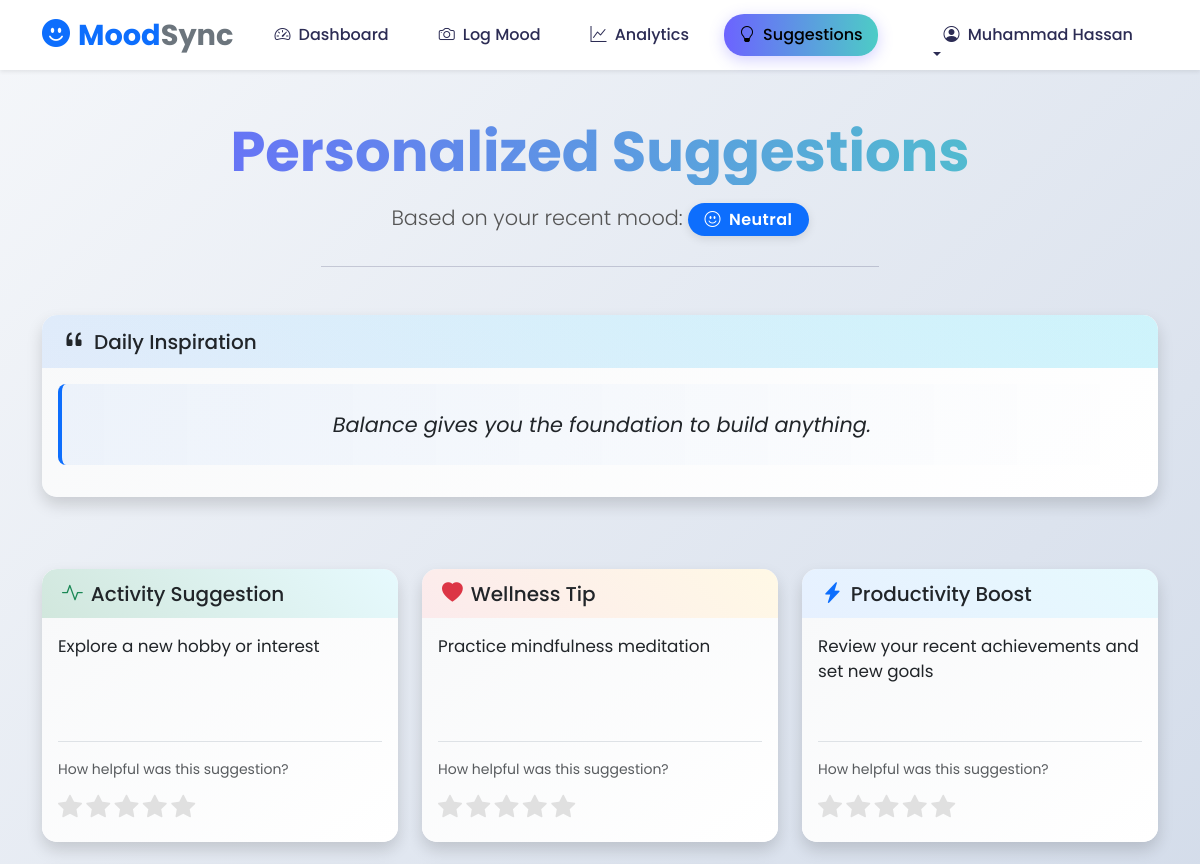
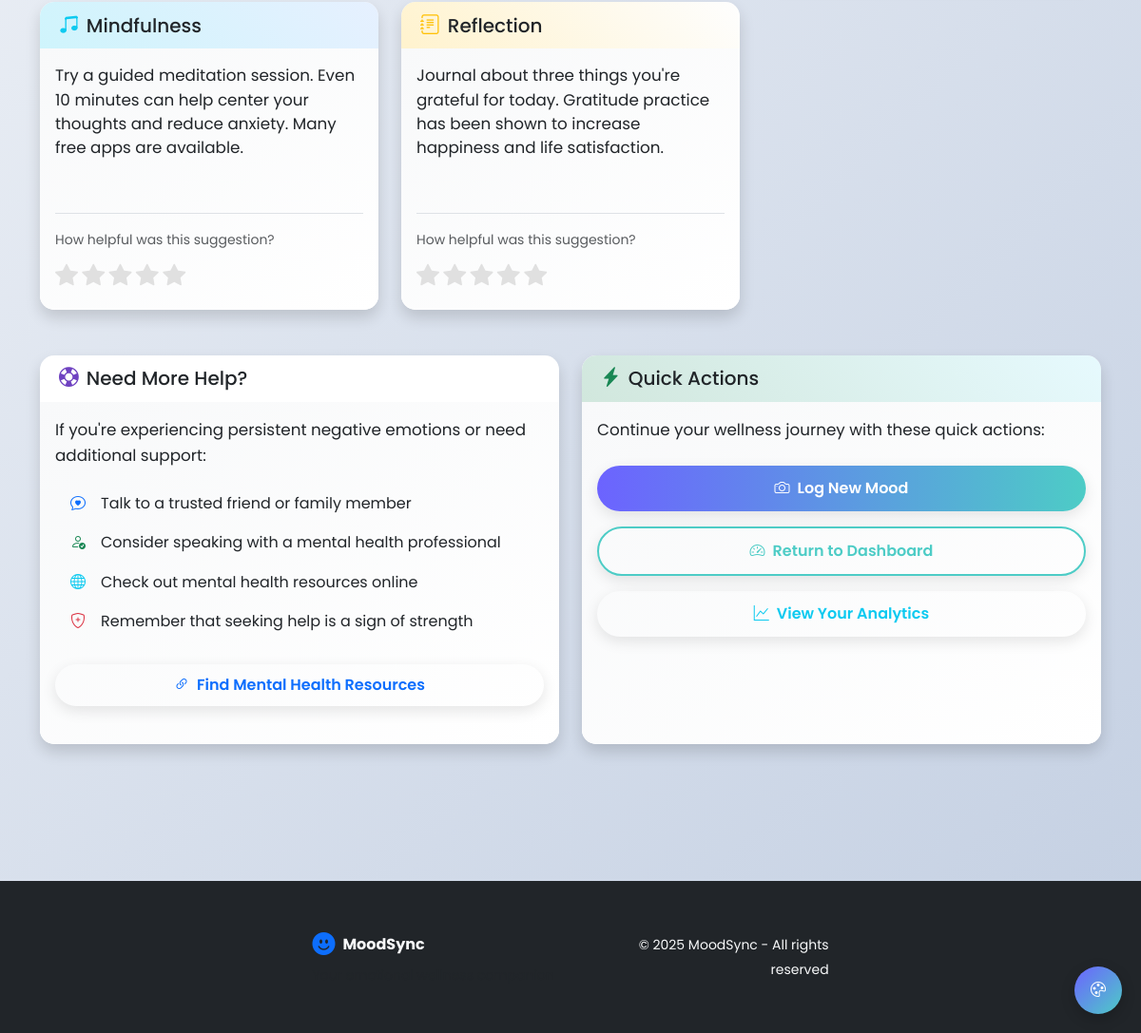
The page /suggestions (signed in) on the database its author committed (2 pictures, top to bottom).
### tables this page shows
CREATE TABLE moods (
                    id INTEGER PRIMARY KEY AUTOINCREMENT,
                    user_id INTEGER DEFAULT 1,
                    detected_emotion VARCHAR(50),
                    confidence_score FLOAT,
                    manual_mood VARCHAR(50),
                    intensity INTEGER,
                    notes TEXT,
                    context VARCHAR(100),
                    image_path VARCHAR(255),
                    timestamp TIMESTAMP DEFAULT CURRENT_TIMESTAMP,
                    FOREIGN KEY (user_id) REFERENCES users (id)
                );

### app.py (the view)
@app.route('/suggestions')
@login_required
def suggestions():
    user_id = session.get('user_id')
    recent_moods = db_manager.get_mood_history(user_id=user_id, limit=1)
    if not recent_moods:
        flash('Please log your mood first to get suggestions', 'info')
        return redirect(url_for('mood_logger'))
    recent_mood = recent_moods[0]
    emotion = recent_mood['detected_emotion']
    suggestions = suggestion_engine.get_suggestions(emotion)
    quote = suggestion_engine.get_personalized_quote(emotion)
    return render_template('suggestions.html',
                          emotion=emotion,
                          suggestions=suggestions,
                          quote=quote)

### templates/suggestions.html (shortened to what this page needs)
{% extends "base.html" %}
{% block content %}
    <div class="container py-5">
        <div class="row mb-4 fade-in">
            <div class="col text-center">
                <h1 class="display-4 mb-3">Personalized Suggestions</h1>
                <p class="lead">Based on your recent mood:
                    <span class="badge bg-primary px-3 py-2" style="font-size: 1rem; box-shadow: 0 3px 10px rgba(0,0,0,0.1);">
                        <i class="bi bi-emoji-smile me-2"></i>{{ emotion|title }}
                    </span>
                </p>
                <hr class="my-4 w-50 mx-auto" style="opacity: 0.2;">
            </div>
        </div>
        <div class="row mb-5">
            <div class="col-12">
                <div class="card shadow slide-up" style="animation-delay: 0.1s; border-radius: 15px; background: linear-gradient(145deg, #f8f9fa, #ffffff);">
                    <div class="card-header" style="background: linear-gradient(45deg, rgba(var(--bs-primary-rgb), 0.1), rgba(var(--bs-info-rgb), 0.2)); border-radius: 15px 15px 0 0;">
                        <h5 class="mb-0 d-flex align-items-center">
                            <i class="bi bi-quote me-2" style="font-size: 1.5rem;"></i>
                            <span>Daily Inspiration</span>
                        </h5>
                    </div>
                    <div class="card-body">
                        <blockquote class="blockquote text-center pulse">
                            <p style="font-size: 1.3rem; line-height: 1.6;">{{ quote }}</p>
                        </blockquote>
                    </div>
                </div>
            </div>
        </div>
        <div class="row mb-4">
            {% for suggestion in suggestions %}
            <div class="col-lg-4 col-md-6 mb-4">
                <div class="card shadow h-100 slide-up" style="animation-delay: {{ loop.index * 0.1 }}s; border-radius: 15px; border: none; overflow: hidden;">
                    <div class="card-header" style="background: linear-gradient(45deg,
                        {% if suggestion.type == 'activities' %}
                            rgba(var(--bs-success-rgb), 0.2), rgba(var(--bs-info-rgb), 0.1)
                        {% elif suggestion.type == 'wellness' %}
                            rgba(var(--bs-danger-rgb), 0.1), rgba(var(--bs-warning-rgb), 0.1)
                        {% elif suggestion.type == 'productivity' %}
                            rgba(var(--bs-primary-rgb), 0.1), rgba(var(--bs-info-rgb), 0.1)
                        {% elif suggestion.type == 'social' %}
                            rgba(var(--bs-purple-rgb), 0.1), rgba(var(--bs-info-rgb), 0.1)
                        {% else %}
                            rgba(var(--bs-secondary-rgb), 0.1), rgba(var(--bs-light-rgb), 0.2)
                        {% endif %}
                    ); border-radius: 15px 15px 0 0;">
                        <h5 class="mb-0 d-flex align-items-center">
                            {% if suggestion.type == 'activities' %}
                            <i class="bi bi-activity me-2" style="font-size: 1.3rem; color: var(--bs-success);"></i>Activity Suggestion
                            {% elif suggestion.type == 'wellness' %}
                            <i class="bi bi-heart-fill me-2" style="font-size: 1.3rem; color: var(--bs-danger);"></i>Wellness Tip
                            {% elif suggestion.type == 'productivity' %}
                            <i class="bi bi-lightning-charge-fill me-2" style="font-size: 1.3rem; color: var(--bs-primary);"></i>Productivity Boost
                            {% elif suggestion.type == 'social' %}
                            <i class="bi bi-people-fill me-2" style="font-size: 1.3rem; color: var(--bs-purple);"></i>Social Connection
                            {% else %}
                            <i class="bi bi-lightbulb-fill me-2" style="font-size: 1.3rem; color: var(--bs-warning);"></i>Suggestion
                            {% endif %}
                        </h5>
                    </div>
                    <div class="card-body d-flex flex-column" style="background: linear-gradient(145deg, #f8f9fa, #ffffff);">
                        <p class="card-text flex-grow-1" style="font-size: 1.05rem; line-height: 1.5;">{{ suggestion.content }}</p>
                        <div class="mt-3 pt-3 border-top">
                            <p class="text-muted small mb-2">How helpful was this suggestion?</p>
                            <div class="rating" data-suggestion-id="{{ suggestion.id|default(loop.index) }}">
                                <i class="bi bi-star-fill rating-star" data-rating="1" style="color: #e0e0e0;"></i>
                                <i class="bi bi-star-fill rating-star" data-rating="2" style="color: #e0e0e0;"></i>
                                <i class="bi bi-star-fill rating-star" data-rating="3" style="color: #e0e0e0;"></i>
                                <i class="bi bi-star-fill rating-star" data-rating="4" style="color: #e0e0e0;"></i>
                                <i class="bi bi-star-fill rating-star" data-rating="5" style="color: #e0e0e0;"></i>
                            </div>
                        </div>
                    </div>
                </div>
            </div>
            {% endfor %}
            <div class="col-lg-4 col-md-6 mb-4">
                <div class="card shadow h-100 slide-up" style="animation-delay: 0.5s; border-radius: 15px; border: none; overflow: hidden;">
                    <div class="card-header" style="background: linear-gradient(45deg, rgba(var(--bs-info-rgb), 0.2), rgba(var(--bs-primary-rgb), 0.1)); border-radius: 15px 15px 0 0;">
                        <h5 class="mb-0 d-flex align-items-center">
                            <i class="bi bi-music-note-beamed me-2" style="font-size: 1.3rem; color: var(--bs-info);"></i>
                            <span>Mindfulness</span>
                        </h5>
                    </div>
                    <div class="card-body d-flex flex-column" style="background: linear-gradient(145deg, #f8f9fa, #ffffff);">
                        <p class="card-text flex-grow-1" style="font-size: 1.05rem; line-height: 1.5;">Try a guided meditation session. Even 10 minutes can help center your thoughts and reduce anxiety. Many free apps are available.</p>
                        <div class="mt-3 pt-3 border-top">
                            <p class="text-muted small mb-2">How helpful was this suggestion?</p>
                            <div class="rating" data-suggestion-id="5">
                                <i class="bi bi-star-fill rating-star" data-rating="1" style="color: #e0e0e0;"></i>
                                <i class="bi bi-star-fill rating-star" data-rating="2" style="color: #e0e0e0;"></i>
                                <i class="bi bi-star-fill rating-star" data-rating="3" style="color: #e0e0e0;"></i>
                                <i class="bi bi-star-fill rating-star" data-rating="4" style="color: #e0e0e0;"></i>
                                <i class="bi bi-star-fill rating-star" data-rating="5" style="color: #e0e0e0;"></i>
                            </div>
                        </div>
                    </div>
                </div>
            </div>
            <div class="col-lg-4 col-md-6 mb-4">
                <div class="card shadow h-100 slide-up" style="animation-delay: 0.6s; border-radius: 15px; border: none; overflow: hidden;">
                    <div class="card-header" style="background: linear-gradient(45deg, rgba(var(--bs-warning-rgb), 0.2), rgba(var(--bs-light-rgb), 0.2)); border-radius: 15px 15px 0 0;">
                        <h5 class="mb-0 d-flex align-items-center">
                            <i class="bi bi-journal-text me-2" style="font-size: 1.3rem; color: var(--bs-warning);"></i>
                            <span>Reflection</span>
                        </h5>
                    </div>
                    <div class="card-body d-flex flex-column" style="background: linear-gradient(145deg, #f8f9fa, #ffffff);">
                        <p class="card-text flex-grow-1" style="font-size: 1.05rem; line-height: 1.5;">Journal about three things you're grateful for today. Gratitude practice has been shown to increase happiness and life satisfaction.</p>
                        <div class="mt-3 pt-3 border-top">
                            <p class="text-muted small mb-2">How helpful was this suggestion?</p>
                            <div class="rating" data-suggestion-id="6">
                                <i class="bi bi-star-fill rating-star" data-rating="1" style="color: #e0e0e0;"></i>
                                <i class="bi bi-star-fill rating-star" data-rating="2" style="color: #e0e0e0;"></i>
                                <i class="bi bi-star-fill rating-star" data-rating="3" style="color: #e0e0e0;"></i>
                                <i class="bi bi-star-fill rating-star" data-rating="4" style="color: #e0e0e0;"></i>
                                <i class="bi bi-star-fill rating-star" data-rating="5" style="color: #e0e0e0;"></i>
                            </div>
                        </div>
                    </div>
                </div>
            </div>
        </div>
        <div class="row mb-5">
            <div class="col-md-6">
                <div class="card shadow h-100 slide-up" style="animation-delay: 0.7s; border-radius: 15px; border: none; overflow: hidden;">
                    <div class="card-header" style="background: linear-gradient(45deg, rgba(var(--bs-purple-rgb), 0.2), rgba(var(--bs-info-rgb), 0.1)); border-radius: 15px 15px 0 0;">
                        <h5 class="mb-0 d-flex align-items-center">
                            <i class="bi bi-life-preserver me-2" style="font-size: 1.3rem; color: var(--bs-purple);"></i>
                            <span>Need More Help?</span>
                        </h5>
                    </div>
                    <div class="card-body" style="background: linear-gradient(145deg, #f8f9fa, #ffffff);">
                        <p class="mb-3" style="font-size: 1.05rem;">If you're experiencing persistent negative emotions or need additional support:</p>
                        <ul class="list-group list-group-flush mb-4">
                            <li class="list-group-item bg-transparent border-0 d-flex align-items-center">
                                <i class="bi bi-chat-heart me-3 text-primary"></i>
                                <span>Talk to a trusted friend or family member</span>
                            </li>
                            <li class="list-group-item bg-transparent border-0 d-flex align-items-center">
                                <i class="bi bi-person-check me-3 text-success"></i>
                                <span>Consider speaking with a mental health professional</span>
                            </li>
                            <li class="list-group-item bg-transparent border-0 d-flex align-items-center">
                                <i class="bi bi-globe me-3 text-info"></i>
                                <span>Check out mental health resources online</span>
                            </li>
                            <li class="list-group-item bg-transparent border-0 d-flex align-items-center">
                                <i class="bi bi-shield-plus me-3 text-danger"></i>
                                <span>Remember that seeking help is a sign of strength</span>
                            </li>
                        </ul>
                        <div class="d-grid gap-2">
                            <a href="https://www.nimh.nih.gov/health/find-help" class="btn btn-outline-primary" target="_blank" style="border-radius: 50px; padding: 10px 20px;">
                                <i class="bi bi-link-45deg me-2"></i>Find Mental Health Resources
                            </a>
                        </div>
                    </div>
                </div>
            </div>
            <div class="col-md-6">
                <div class="card shadow h-100 slide-up" style="animation-delay: 0.8s; border-radius: 15px; border: none; overflow: hidden;">
                    <div class="card-header" style="background: linear-gradient(45deg, rgba(var(--bs-success-rgb), 0.2), rgba(var(--bs-info-rgb), 0.1)); border-radius: 15px 15px 0 0;">
                        <h5 class="mb-0 d-flex align-items-center">
                            <i class="bi bi-lightning-charge-fill me-2" style="font-size: 1.3rem; color: var(--bs-success);"></i>
                            <span>Quick Actions</span>
                        </h5>
                    </div>
                    <div class="card-body" style="background: linear-gradient(145deg, #f8f9fa, #ffffff);">
                        <p class="mb-4" style="font-size: 1.05rem;">Continue your wellness journey with these quick actions:</p>
                        <div class="d-grid gap-3">
                            <a href="{{ url_for('mood_logger') }}" class="btn btn-primary" style="border-radius: 50px; padding: 12px 20px;">
                                <i class="bi bi-camera me-2"></i>Log New Mood
                            </a>
                            <a href="{{ url_for('dashboard') }}" class="btn btn-outline-secondary" style="border-radius: 50px; padding: 12px 20px;">
                                <i class="bi bi-speedometer2 me-2"></i>Return to Dashboard
                            </a>
                            <a href="{{ url_for('analytics') }}" class="btn btn-outline-info" style="border-radius: 50px; padding: 12px 20px;">
                                <i class="bi bi-graph-up me-2"></i>View Your Analytics
                            </a>
                        </div>
                    </div>
                </div>
            </div>
        </div>
    </div>
    {% endblock %} -->

### rows shown on the page
moods: detected_emotion "Neutral", shows "Activity Suggestion", content "Explore a new hobby or interest", content "Practice mindfulness meditation", content "Review your recent achievements and set new goals"

### other values the page prints
{{ quote }} "Balance gives you the foundation to build anything."
